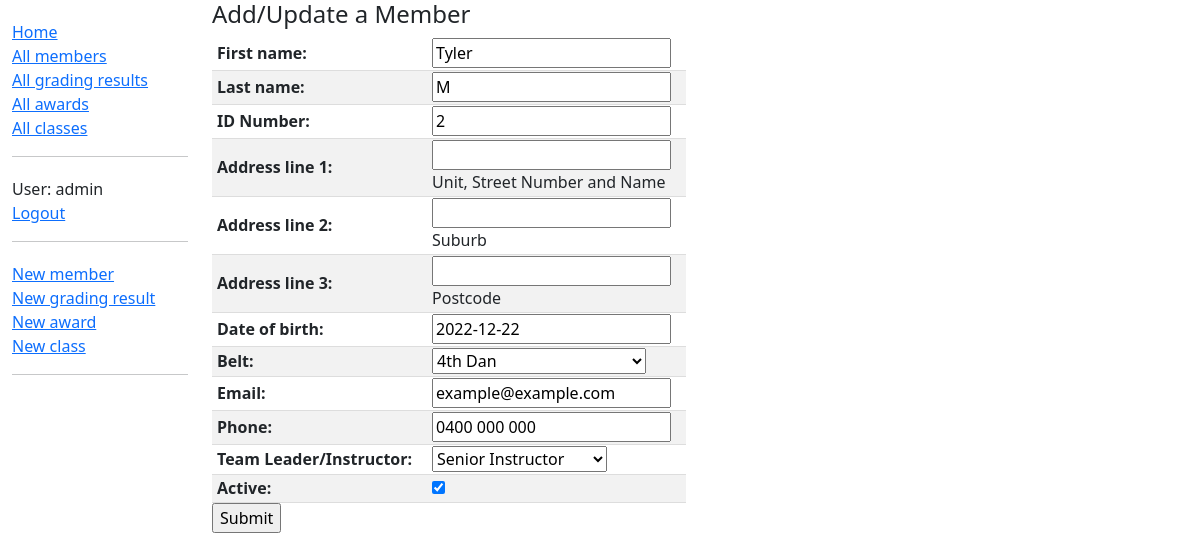
/dashboard/member/3/update (signed in), run on an earlier commit of the app's database.
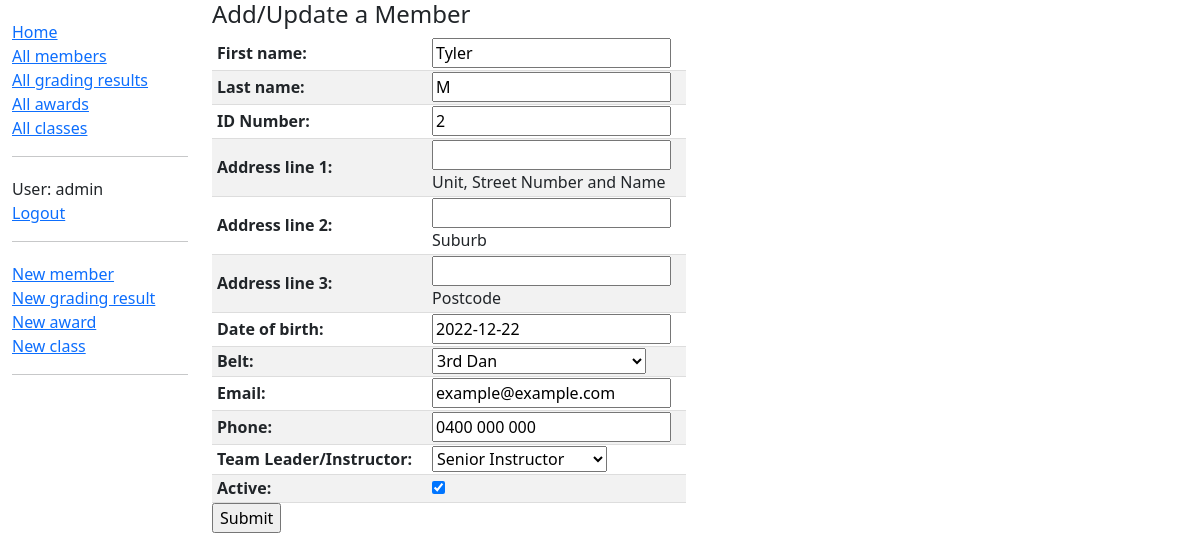
And on a later commit of the database.
### dashboard/models.py (models this page shows, shortened)
class Member(models.Model):
    first_name = models.CharField(max_length=50)
    last_name = models.CharField(max_length=50)
    idnumber = models.SmallIntegerField(verbose_name="ID Number")
    address_line_1 = models.CharField(max_length=200, help_text="Unit, Street Number and Name", blank=True)
    address_line_2 = models.CharField(max_length=200, help_text="Suburb", blank=True)
    address_line_3 = models.CharField(max_length=4, help_text="Postcode", blank=True)
    date_of_birth = models.DateField()
    belt = models.CharField(max_length=50, choices=BELT_CHOICES, blank=True)
    email = models.EmailField()
    phone = models.CharField(max_length=100)
    team_leader_instructor = models.CharField(max_length=2, choices=TL_INST_RANKS, blank=True, verbose_name="Team Leader/Instructor")
    active = models.BooleanField(default=True)
    class Meta:
        ordering = ['-belt','idnumber']

### dashboard/views.py (the view)
# urls.py: path('member/<int:pk>/update', views.MemberUpdate.as_view(), name='update-member'),
class MemberUpdate(LoginRequiredMixin, UpdateView):
    model = Member
    form_class = MemberForm

### dashboard/forms.py
class MemberForm(ModelForm):
    class Meta:
        model = Member
        fields = ['first_name','last_name','idnumber','address_line_1','address_line_2','address_line_3','date_of_birth','belt','email','phone','team_leader_instructor','active']
        widgets = {
            'phone': TextInput(attrs={'type': 'tel'})
        }

### dashboard/templates/dashboard/member_form.html (shortened to what this page needs)
{% extends "base_generic.html" %}
{% block content %}
<h4>Add/Update a Member</h4>
<form action="" method="post">
  <table>
    {{ form.as_table }}
  </table>
  <input type="submit" value="Submit" />
</form>
{% endblock %}

What changed in the data, as far as the page shows it:
changed Member "Tyler": belt "4th Dan" → "3rd Dan"
